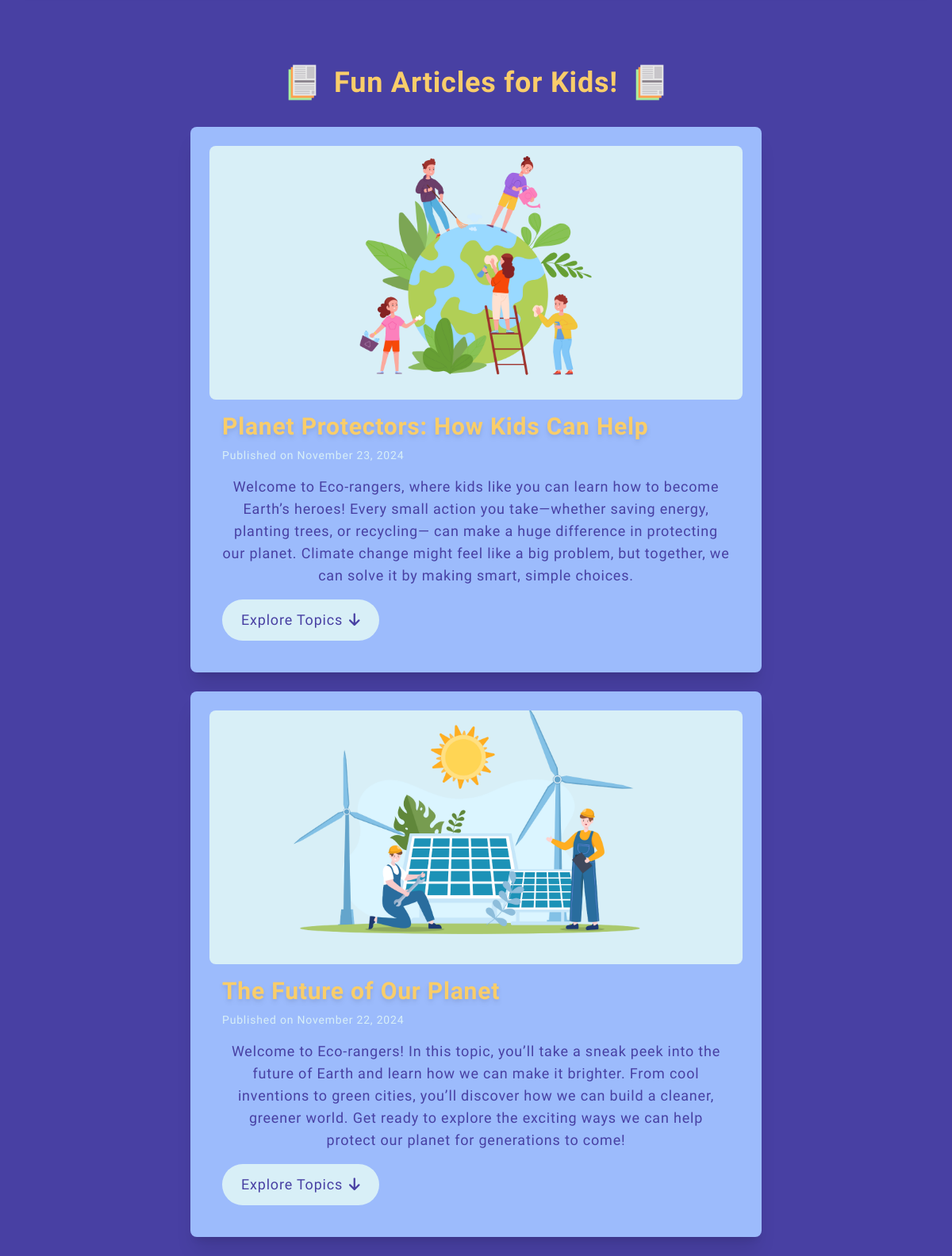
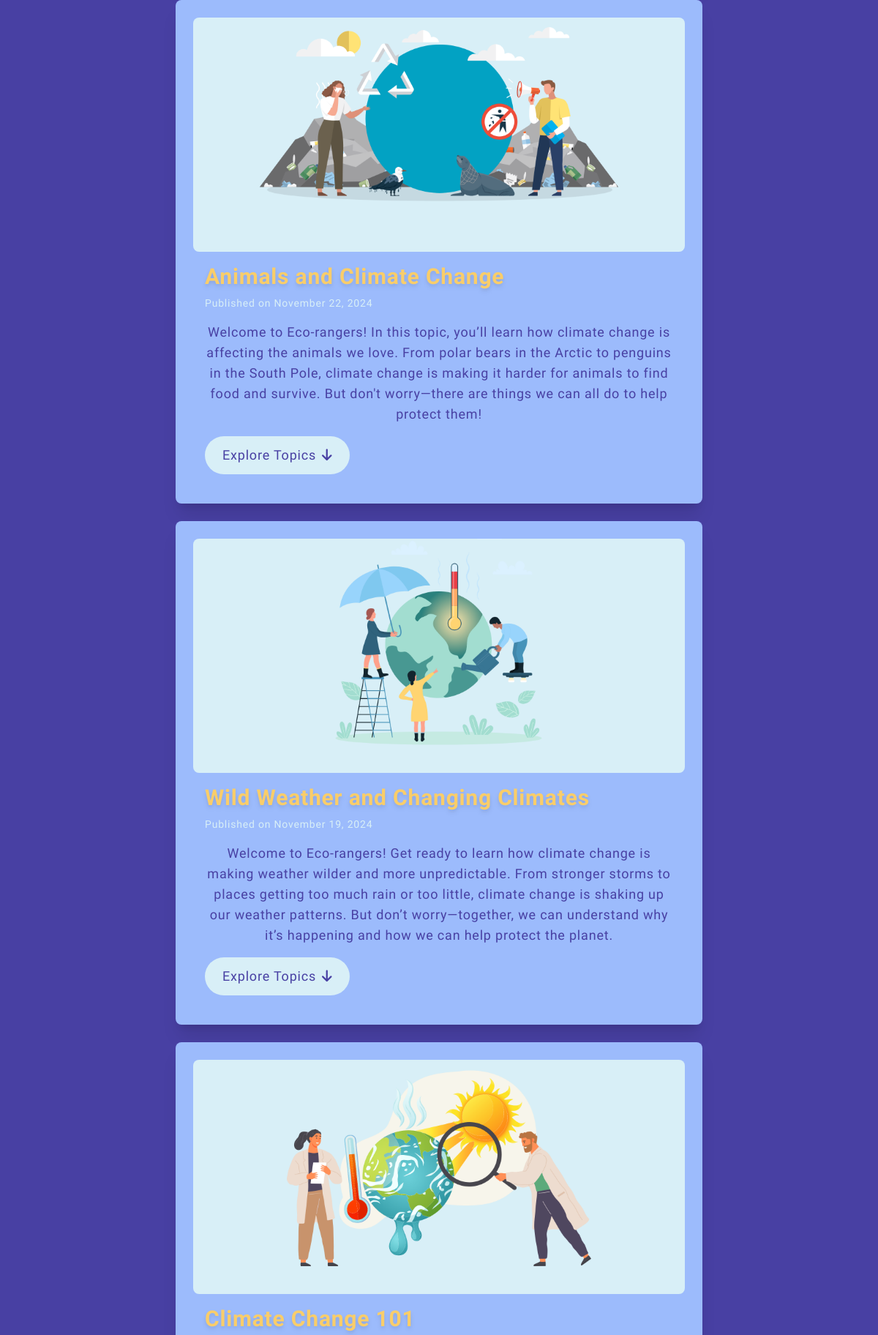
The page /articles (upper part) on the database its author committed (2 pictures, top to bottom).
### myapp/models.py (models this page shows, shortened)
class Article(models.Model):
    title = models.CharField(max_length=255)
    content = models.TextField()
    image = models.ImageField(upload_to='articles/images/', blank=True, null=True)
    date = models.DateTimeField(auto_now_add=True)
    slug = models.SlugField(unique=True, blank=True, null=True)  # Add slug field

### myapp/views.py (the view)
# urls.py: path("articles", views.articles, name="articles"),
def articles(request):
    articles = Article.objects.all().order_by(
        '-date')  # Fetch all articles, newest first
    article_subtopics = [
        (article, Subtopic.objects.filter(article=article)) for article in articles
    ]
    return render(request, "articles.html", {
        'article_subtopics': article_subtopics
    })

### myapp/templates/articles.html (shortened to what this page needs)
{% extends 'base.html' %} {% load static %}{% block content %}
<div class="flex flex-col items-center py-10 md:py-20">
  <section class="w-full h-full flex flex-col items-center justify-center">
    <div class="flex items-center justify-center gap-4 mb-8">
      <img
        src="{% static 'images/articles-logo.png' %}"
        alt="Eco-Ranger"
        class="h-12 w-12"
      />
      <h2 class="text-3xl sm:text-4xl font-extrabold text-[#F9CD6A]">
        Fun Articles for Kids!
      </h2>
      <img
        src="{% static 'images/articles-logo.png' %}"
        alt="Eco-Ranger"
        class="h-12 w-12"
      />
    </div>
    <div class="w-full flex flex-col items-center justify-center gap-6">
      {% for article, subtopics in article_subtopics %}
      <div
        class="w-[90%] sm:w-[80%] md:w-[60%] p-6 bg-[#9CBBFC] rounded-lg shadow-xl"
      >
        <div class="w-full">
          {% if article.image %}
          <img
            src="{{ article.image.url }}"
            class="w-full h-[15rem] sm:h-[20rem] object-cover rounded-lg"
            alt="{{ article.title }}"
          />
          {% endif %}
          <div class="p-4">
            <h5
              class="text-2xl sm:text-3xl font-bold text-[#F9CD6A] drop-shadow-md mb-2"
            >
              {{ article.title }}
            </h5>
            <p class="text-[#D8EFF7] text-sm sm:text-md mb-4">
              Published on {{ article.date|date:"F d, Y" }}
            </p>
            <p class="text-lg text-center text-[#4840A3] mb-4">
              {{ article.content }}
            </p>
            <button
              class="flex items-center gap-2 bg-[#D8EFF7] hover:bg-[#4840A3] hover:text-[#D8EFF7] py-2 sm:py-3 px-4 sm:px-6 text-[#4840A3] text-md sm:text-lg rounded-full"
              id="see-topics-{{ article.id }}"
              onclick="toggleTopics('{{ article.id }}')"
            >
              Explore Topics
              <i class="fas fa-arrow-down"></i>
            </button>
          </div>
        </div>
      </div>
      {% endfor %}
    </div>
  </section>
</div>
{% include "footer.html" %} {% endblock %}

### myapp/static/style.css (style rules this page uses)
body { font-family: "Bubblegum Sans", sans-serif; letter-spacing: 0.05rem; line-height: 1.5; }

### rows shown on the page
Article: image (picture), title "Planet Protectors: How Kids Can Help", date "November 23, 2024", content "Welcome to Eco-rangers, where kids like you can learn how to become Earth’s heroes! Every small action you take—whether saving energy, planting trees, or recycling— can make a huge difference in protecting our planet. Climate change might feel like a big problem, but together, we can solve it by making smart, simple choices."
Article: image (picture), title "The Future of Our Planet", date "November 22, 2024", content "Welcome to Eco-rangers! In this topic, you’ll take a sneak peek into the future of Earth and learn how we can make it brighter. From cool inventions to green cities, you’ll discover how we can build a cleaner, greener world. Get ready to explore the exciting ways we can help protect our planet for generations to come!"
Article: image (picture), title "Animals and Climate Change", date "November 22, 2024", content "Welcome to Eco-rangers! In this topic, you’ll learn how climate change is affecting the animals we love. From polar bears in the Arctic to penguins in the South Pole, climate change is making it harder for animals to find food and survive. But don't worry—there are things we can all do to help protect them!"
Article: image (picture), title "Wild Weather and Changing Climates", date "November 19, 2024", content "Welcome to Eco-rangers! Get ready to learn how climate change is making weather wilder and more unpredictable. From stronger storms to places getting too much rain or too little, climate change is shaking up our weather patterns. But don’t worry—together, we can understand why it’s happening and how we can help protect the planet."
Article: image (picture), title "Climate Change 101"
